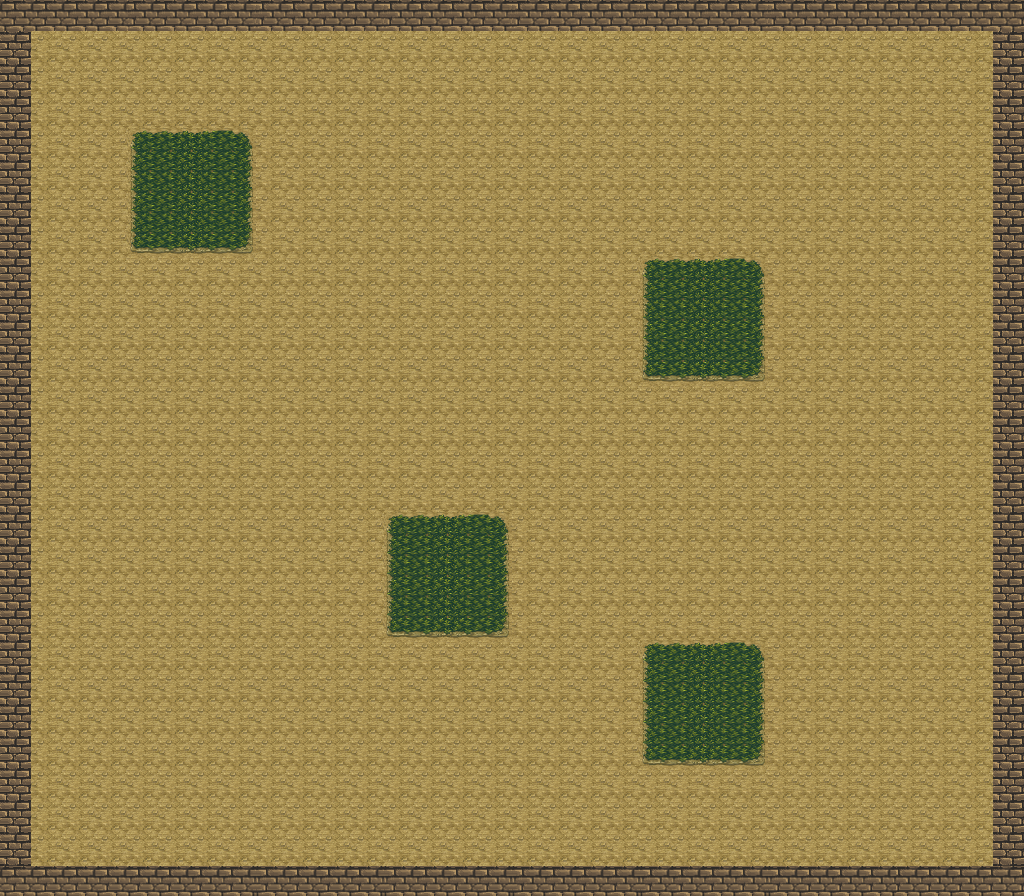

This is a level from a 2D game, rendered from its Tiled map with the project's own tilesets. A one-line summary and the map file follow, with tile-layer data summarised:
An orthogonal 8x7 tile map with 128x128 px tiles, 1 tile layer (map0).

<map version="1.0" tiledversion="1.0.1" orientation="orthogonal" renderorder="right-down" width="8" height="7" tilewidth="128" tileheight="128" nextobjectid="1">
 <tileset firstgid="1" name="road-tiles" tilewidth="128" tileheight="128" tilecount="20" columns="5">
  <image source="road-tiles.png" width="640" height="512" />
 </tileset>
 <layer name="map0" width="8" height="7">
  <data>[56 cells, 56 non-empty, 10 distinct tile ids]</data>
 </layer>
</map>